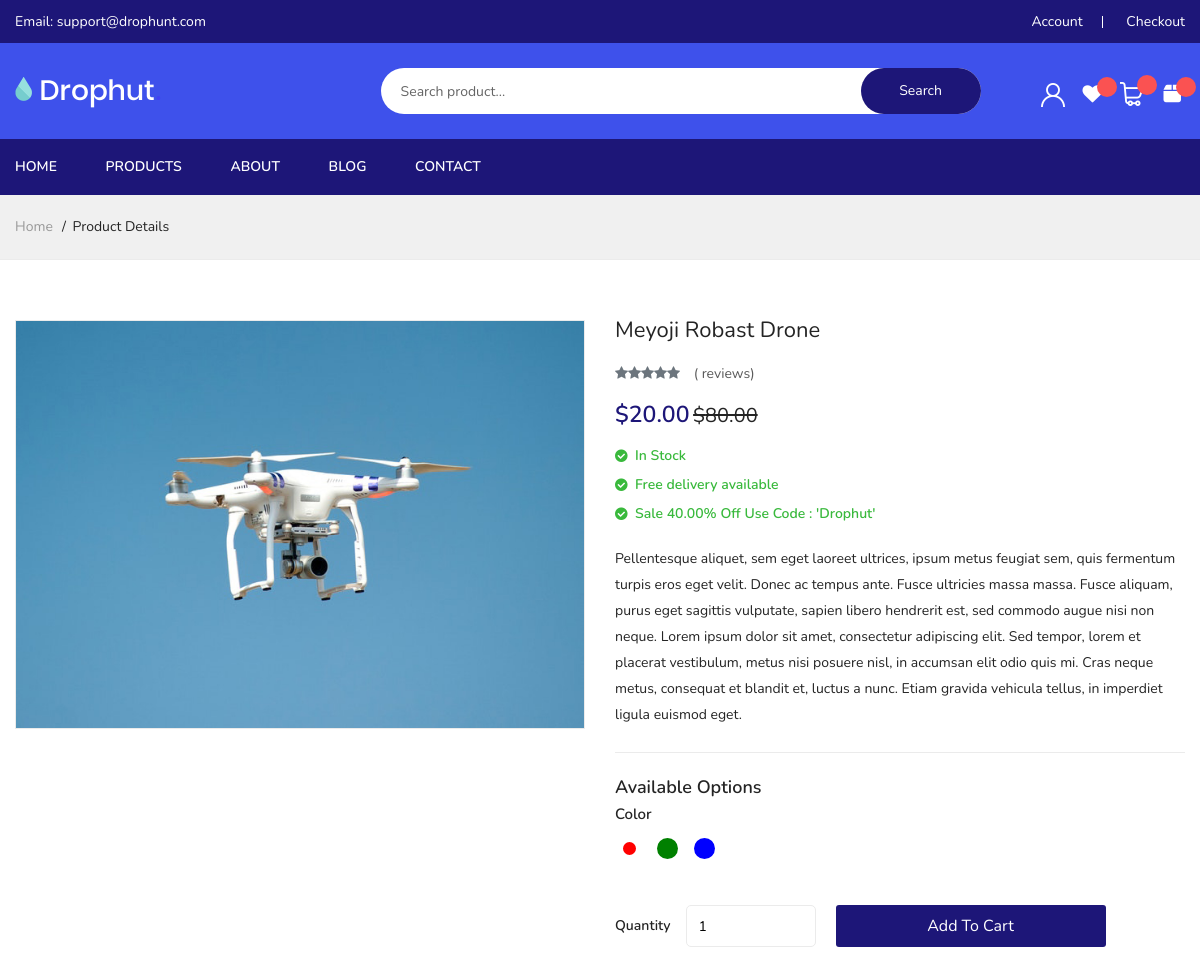
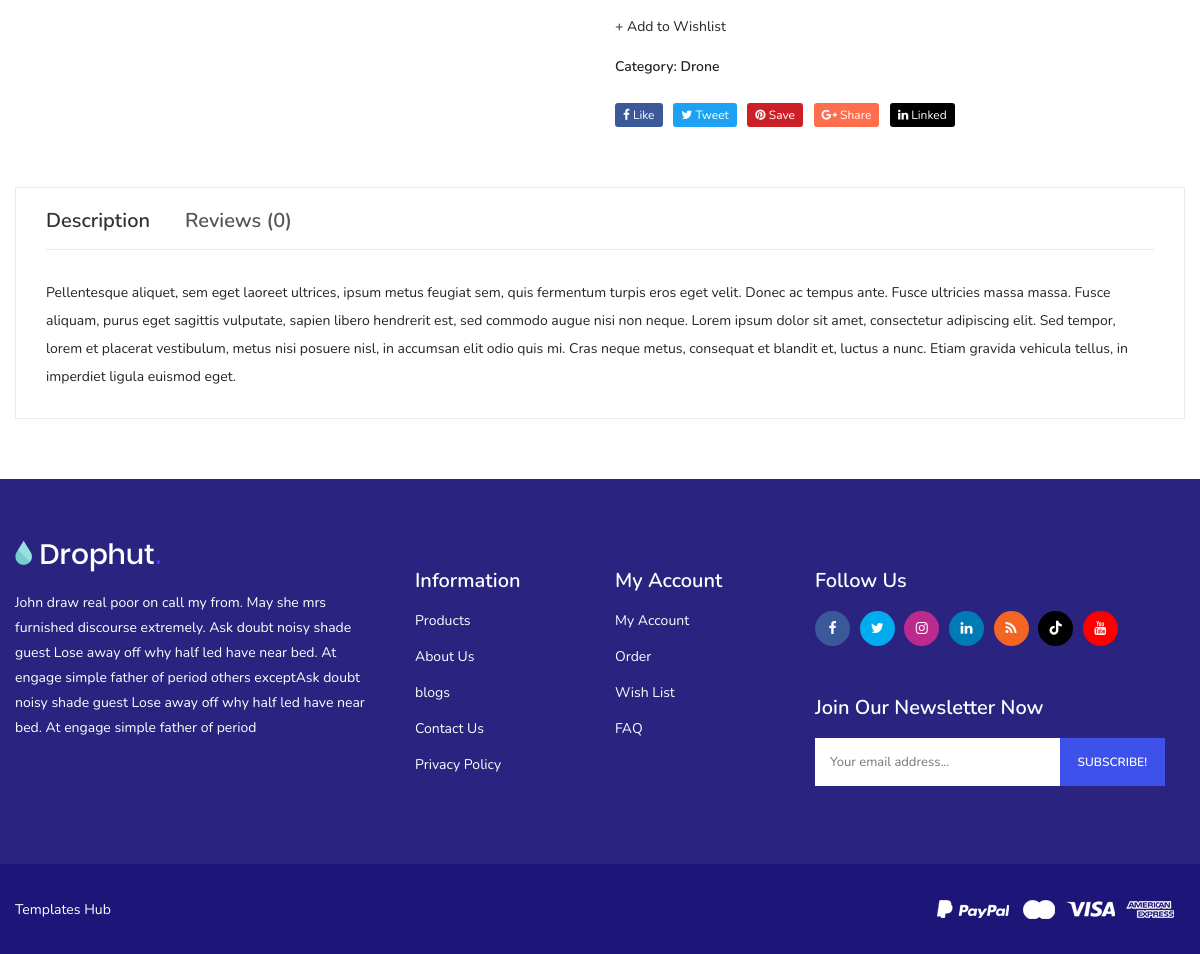
/index.php?page=product-details, run on the app's committed database (2 pictures, top to bottom).
### tables this page shows
CREATE TABLE `products` (
  `product_id` int(11) NOT NULL,
  `title` varchar(255) NOT NULL,
  `price_after_discount` decimal(10,2) DEFAULT NULL,
  `price_before_discount` decimal(10,2) DEFAULT NULL,
  `image` varchar(255) DEFAULT NULL,
  `major` varchar(255) DEFAULT NULL,
  `category_id` int(11) DEFAULT NULL,
  `delivery` varchar(255) DEFAULT NULL,
  `coupon` varchar(255) DEFAULT NULL,
  `coupon_value` decimal(10,2) DEFAULT NULL,
  `color` varchar(50) DEFAULT NULL,
  `description` text DEFAULT NULL,
  `stock` tinyint(1) DEFAULT 0
);

CREATE TABLE `categories` (
  `category_id` int(11) NOT NULL,
  `name` varchar(255) NOT NULL
);

CREATE TABLE `description` (
  `id` int(11) NOT NULL,
  `description` text NOT NULL,
  `created_at` timestamp NOT NULL DEFAULT current_timestamp()
);

CREATE TABLE `social_media` (
  `id` int(11) NOT NULL,
  `link_url` varchar(255) DEFAULT NULL,
  `link_name` varchar(100) NOT NULL
);

### core/functions.php (called while the page is built, shortened)
<?php
function url($path)
{
  return BASE_URL . "index.php?page=" . $path;
}

### core/classes/Session.php (called while the page is built, shortened)
<?php
class Session{
  public static function get($key)
  {
    return isset($_SESSION[$key]) ? $_SESSION[$key] : null;
  }
}

### core/classes/Database.php (called while the page is built, shortened)
<?php
class Database{
  public static function select($columns, $tableName, $some_column = "", $some_value = "")
  {
    if(empty($some_column) && empty($some_value))
    {
      return "SELECT $columns FROM $tableName";
    }else{
      $some_value = is_numeric($some_value) ? $some_value : "'$some_value'";
      return "SELECT $columns FROM $tableName WHERE `$some_column` =  $some_value";
    }
  }
  public static function selectJoin($columns, $tableName, $join_table = "", $join_condition = "", $some_column = "", $some_value = "")
  {
      if ($columns != "*") {
          $columns = implode(", ", (array)$columns);
      }
      $sql = "SELECT $columns FROM $tableName";
      if (!empty($join_table) && !empty($join_condition)) {
          $sql .= " JOIN $join_table ON $join_condition";
      }
      return $sql;
  }
}

### views/product-details.php (the view, shortened to what this page needs)
<?php
    $conn = Database::connect("localhost", "root", "", "drophut");
    $sql = Database::selectJoin(["*","c.category_id", "c.name"],
    "products p", "categories c", "p.category_id = c.category_id", "product_id", Session::get("product_id"));
    $result = mysqli_query($conn, $sql);
?>
<div class="breadcrumbs_area">
    <div class="container">
        <div class="row">
            <div class="col-12">
                <div class="breadcrumb_content">
                    <ul>
                        <li><a href="<?= url("home"); ?>">home</a></li>
                        <li>Product details</li>
                    </ul>
                </div>
            </div>
        </div>
    </div>
</div>
<?php while($product_details = mysqli_fetch_assoc($result)): ?>
<div class="product_details mt-60 mb-60">
    <div class="container">
        <div class="row">
            <div class="col-lg-6 col-md-6">
                <div class="product-details-tab">
                    <div id="img-1" class="zoomWrapper single-zoom">
                        <a href="#">
                            <img id="zoom1" src="<?php echo BASE_URL . "../public/images/products/" . $product_details["image"]; ?>" data-zoom-image="<?php echo BASE_URL . "../public/images/products/" . $product_details["image"]; ?>" alt="big-1">
                        </a>
                    </div>
                </div>
            </div>
            <div class="col-lg-6 col-md-6">
                <div class="product_d_right">
                    <form action="../handlers/handle-add-cart.php?id=<?= Session::get("product_id"); ?>" method="POST">
                        <h1><?= $product_details["title"] ?></h1>
                        <div class=" product_ratting">
                        <div class="product_ratting">
                            <ul>
                                <li>
                                <?php
                                    $averageRating = Session::get("count_review") > 0 ? Session::get("rate") / Session::get("count_review") : 0;
                                    $roundedRating = round($averageRating);
                                    echo str_repeat('<i class="text-muted fa fa-star"></i>', 5 - $roundedRating);
                                ?>
                                </li>
                                <li class="review"><a href="#"> (<?= Session::get("count_review") ?> reviews) </a></li>
                            </ul>
                        </div>
                        </div>
                        <div class="price_box">
                        <?php if($product_details["price_after_discount"] != 0): ?>
                                <span class="current_price">$<?= $product_details["price_after_discount"]; ?></span>
                                <span class="old_price">$<?= $product_details["price_before_discount"]; ?></span>
                                <?php else: ?>
                                <span class="current_price">$<?= $product_details["price_before_discount"]; ?></span>
                                <?php endif; ?>
                        </div>
                        <div class="product_desc">
                            <ul>
                                <?php if($product_details["stock"] == 1): ?>
                                <li>In Stock</li>
                                <?php else: ?>
                                <li>Out Stock</li>
                                <?php endif; ?>
                                <?php if($product_details["stock"] == 1): ?>
                                <?php if($product_details["delivery"] == "free"): ?>
                                <li>Free delivery available</li>
                                <?php endif; ?>
                                <?php if($product_details["coupon"] != ""): ?>
                                <li>Sale <?= $product_details["coupon_value"]; ?>% Off Use Code : '<?= $product_details["coupon"]; ?>'</li>
                                <?php endif; ?>
                                <?php endif; ?>
                            </ul>
                            <p> <?= $product_details["description"] ?> </p>
                        </div>
                        <?php
                            $colors = explode(",", $product_details["color"]);
                        ?>
                        <?php if($product_details["stock"] == 1): ?>
                            <div class="product_variant color">
                                <h3>Available Options</h3>
                                <label>Color</label>
                                <ul id="color-options">
                                    <?php foreach($colors as $color): ?>
                                        <li class="color_item">
                                            <label>
                                                <span style="background-color: <?php echo htmlspecialchars($color); ?>;"></span>
                                            </label>
                                        </li>
                                    <?php endforeach; ?>
                                </ul>
                            </div>
                        <div class="product_variant quantity">
                            <label>quantity</label>
                            <input id="quantity" name="qty" min="1" max="100" value="1" type="number">
                            <button class="button" id="add-to-cart" type="submit">add to cart</button>
                        </div>
                        <?php endif; ?>
                        <div class=" product_d_action">
                        <ul>
                            <li><a href="../handlers/handle_add_wishlist.php?id=<?= Session::get("product_id"); ?>" title="Add to wishlist">+ Add to Wishlist</a></li>
                        </ul>
                        </div>
                        <div class="product_meta">
                            <span>Category: <?= $product_details["name"]; ?></a></span>
                        </div>
                    </form>
                    <div class="priduct_social">
                        <ul>
                            <li><a class="facebook" href="https://facebook.com" title="facebook"><i class="fa fa-facebook"></i> Like</a></li>
                            <li><a class="twitter" href="https://twitter.com" title="twitter"><i class="fa fa-twitter"></i> tweet</a></li>
                            <li><a class="pinterest" href="https://pinterest.com" title="pinterest"><i class="fa fa-pinterest"></i> save</a></li>
                            <li><a class="google-plus" href="https://google.com" title="google +"><i class="fa fa-google-plus"></i> share</a></li>
                            <li><a class="linkedin" href="https://linkedin.com" title="linkedin"><i class="fa fa-linkedin"></i> linked</a></li>
                        </ul>
                    </div>
                </div>
            </div>
        </div>
    </div>
</div>
<?php
$sql = Database::select("*", "review", "product_id", Session::get("product_id"));
$result = mysqli_query($conn, $sql);
?>
<div class="product_d_info mb-60">
    <div class="container">
        <div class="row">
            <div class="col-12">
                <div class="product_d_inner">
                    <div class="product_info_button">
                        <ul class="nav" role="tablist">
                            <li >
                                <a class="active" data-toggle="tab" href="#info" role="tab" aria-controls="info" aria-selected="false">Description</a>
                            </li>
                            <li>
                                <?php $count_review = mysqli_num_rows($result); ?>
                                <a data-toggle="tab" href="#reviews" role="tab" aria-controls="reviews" aria-selected="false">Reviews (<?= $count_review; ?>)</a>
                            </li>
                        </ul>
                    </div>
                    <div class="tab-content">
                        <div class="tab-pane fade show active" id="info" role="tabpanel" >
                            <div class="product_info_content">
                                <p><?= $product_details["description"]; ?></p>
                            </div>
                        </div>
                    </div>
                </div>
            </div>
        </div>
    </div>
</div>
<?php endwhile; ?>
<?php require_once ROOT_PATH . 'inc/footer.php'; ?>

### inc/footer.php (shortened to what this page needs)
    <?php require_once ROOT_PATH . "core/classes/Database.php" ?>
    <?php
        $conn = Database::connect("localhost", "root", "", "drophut");
        $sql = Database::select("*", "description");
        $result = mysqli_query($conn, $sql);
        $row = mysqli_fetch_assoc($result);
    ?>
    <footer class="footer_widgets">
        <div class="footer_top">
            <div class="container">
                <div class="row">
                <div class="col-lg-4 col-md-6">
                    <div class="widgets_container contact_us">
                        <div class="footer_logo">
                            <a href="#"><img src="assets/img/logo/logo.png" alt=""></a>
                        </div>
                        <div class="footer_contact">
                            <p><?= $row["description"]; ?></p>
                        </div>
                    </div>
                </div>
                <div class="col-lg-2 col-md-6 col-sm-6">
                    <div class="widgets_container widget_menu">
                        <h3>Information</h3>
                        <div class="footer_menu">
                            <ul>
                                <li><a href="<?php echo url('products'); ?>">Products</a></li>
                                <li><a href="<?php echo url('about'); ?>">About Us</a></li>
                                <li><a href="<?php echo url('blog') ?>">blogs</a></li>
                                <li><a href="<?php echo url('contact'); ?>">Contact Us</a></li>
                                <li><a href="<?php echo url('privacy-policy') ?>">Privacy Policy</a></li>
                            </ul>
                        </div>
                    </div>
                </div>
                <div class="col-lg-2 col-md-6 col-sm-6">
                    <div class="widgets_container widget_menu">
                        <h3>My Account</h3>
                        <div class="footer_menu">
                            <ul>
                                <li><a href="<?php echo url('my-account'); ?>">My Account</a></li>
                                <li><a href="#<?php echo url('order') ?>">Order</a></li>
                                <li><a href="<?php echo url('wishlist'); ?>">Wish List</a></li>
                                <li><a href="<?php echo url('faq'); ?>">FAQ</a></li>
                            </ul>
                        </div>
                    </div>
                </div>
                <?php
                    $sql = Database::select("*", "social_media");
                    $result = mysqli_query($conn, $sql);
                ?>
                <div class="col-lg-4 col-md-6">
                    <div class="widgets_container newsletter">
                        <h3>Follow Us</h3>
                        <div class="footer_social_link">
                            <ul>
                                <?php while($link = mysqli_fetch_assoc($result)): ?>
                                <li><a class="<?= $link["link_name"]; ?>" href="<?= $link["link_url"]; ?>" title="<?= ucwords($link["link_name"]) ?>"><i class="fa fa-<?= $link["link_name"] ?>"></i></a></li>
                                <?php endwhile; ?>
                            </ul>
                        </div>
                        <div class="subscribe_form">
                            <h3>Join Our Newsletter Now</h3>
                            <form id="mc-form" class="mc-form footer-newsletter" >
                                <input id="mc-email" type="email" autocomplete="off" placeholder="Your email address..." />
                                <button id="mc-submit">Subscribe!</button>
                            </form>
                        </div>
                    </div>
                </div>
            </div>
            </div>
        </div>
        <div class="footer_bottom">
            <div class="container">
                <div class="row align-items-center">
                    <div class="col-lg-6 col-md-6">
                        <div class="copyright_area">
                            <p> <a href="templateshub.net">Templates Hub</a></p>
                        </div>
                    </div>
                    <div class="col-lg-6 col-md-6">
                        <div class="footer_payment text-right">
                            <a href="#"><img src="assets/img/icon/payment.png" alt=""></a>
                        </div>
                    </div>
                </div>
            </div>
        </div>
    </footer>
</body>
</html>

### assets/css/custom.css (style rules this page uses)
.container { max-width: 1300px; }
img { -webkit-user-drag: none; -khtml-user-drag: none; -moz-user-drag: none; -o-user-drag: none; display: inline-block; max-width: 100%; }
.footer_top { background: #1d1678f0; padding: 60px 0 60px; color: #fff; border-bottom: 0; }
.footer_bottom { background: #1D1678; color: #fff; }
.product_ratting ul li a { color: #f95252; }
.product_variant.color ul li { border: 0px solid #ccc; }
.subscribe_form form { border-radius: 0; border: 0; }
.subscribe_form form button { border-radius: 0; background: #3e51eb; }
.mb-60 { margin-bottom: 60px; }
.mt-60 { margin-top: 60px; }

### views/product-details.php (style rules this page uses)
.color_item { display: inline-block; margin-right: 10px; }
.color_item label { display: inline-block; cursor: pointer; position: relative; width: 25px; height: 25px; border-radius: 50%; border: 2px solid transparent; transition: border-color 0.3s ease; }
.color_item span { display: block; width: 100%; height: 100%; border-radius: 50%; }
.color_item input[type="radio"]:checked + span { border: 4px solid #fff; }

### data on the page
products: image (picture), title "Meyoji Robast Drone", price_after_discount "20.00", price_before_discount "80.00", stock "In Stock", delivery "Free delivery available", coupon_value "40.00", coupon "Drophut", description "Pellentesque aliquet, sem eget laoreet ultrices, ipsum metus feugiat sem, quis fermentum turpis eros eget velit. Donec ac tempus ante. Fusce ultricies massa massa. Fusce aliquam, purus eget sagittis vulputate, sapien libero hendrerit est, sed commodo augue nisi non neque. Lorem ipsum dolor sit amet, consectetur adipiscing elit. Sed tempor, lorem et placerat vestibulum, metus nisi posuere nisl, in accumsan elit odio quis mi. Cras neque metus, consequat et blandit et, luctus a nunc. Etiam gravida vehicula tellus, in imperdiet ligula euismod eget.", category.name "Drone", count_review "0"
description: description "John draw real poor on call my from. May she mrs furnished discourse extremely. Ask doubt noisy shade guest Lose away off why half led have near bed. At engage simple father of period others exceptAsk doubt noisy shade guest Lose away off why half led have near bed. At engage simple father of period"
